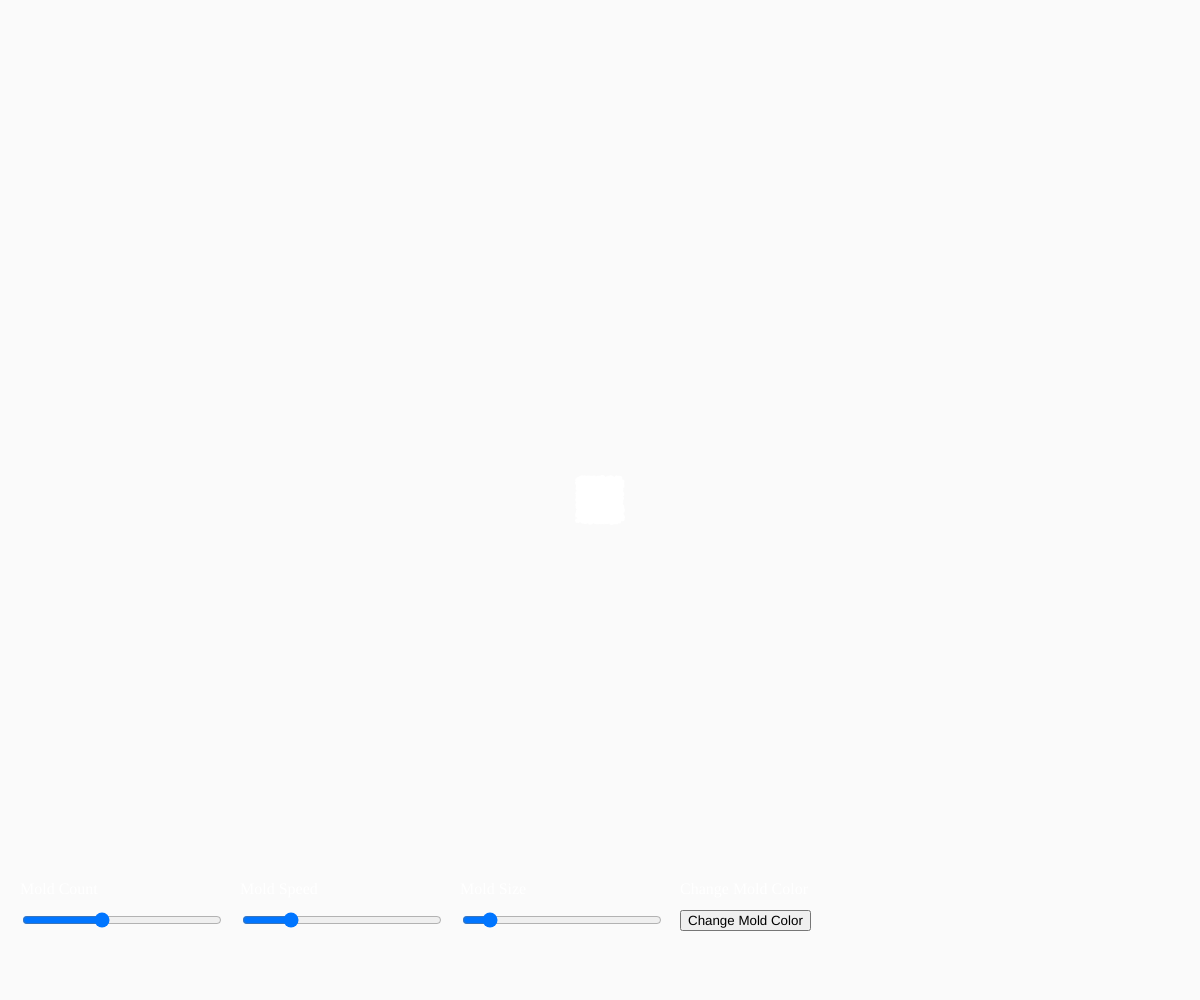
Frame 1 (no input)
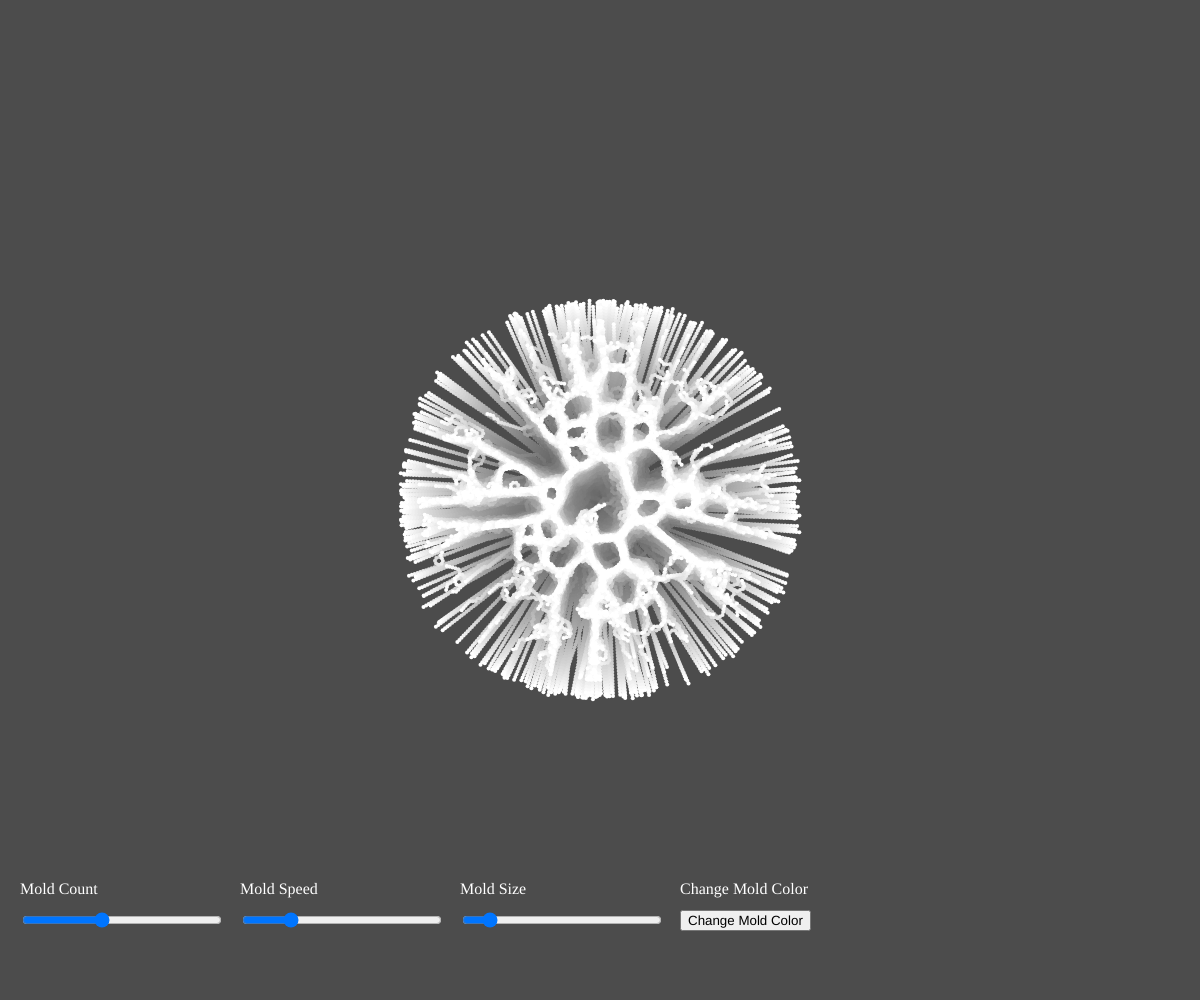
Frame 60 (no input)
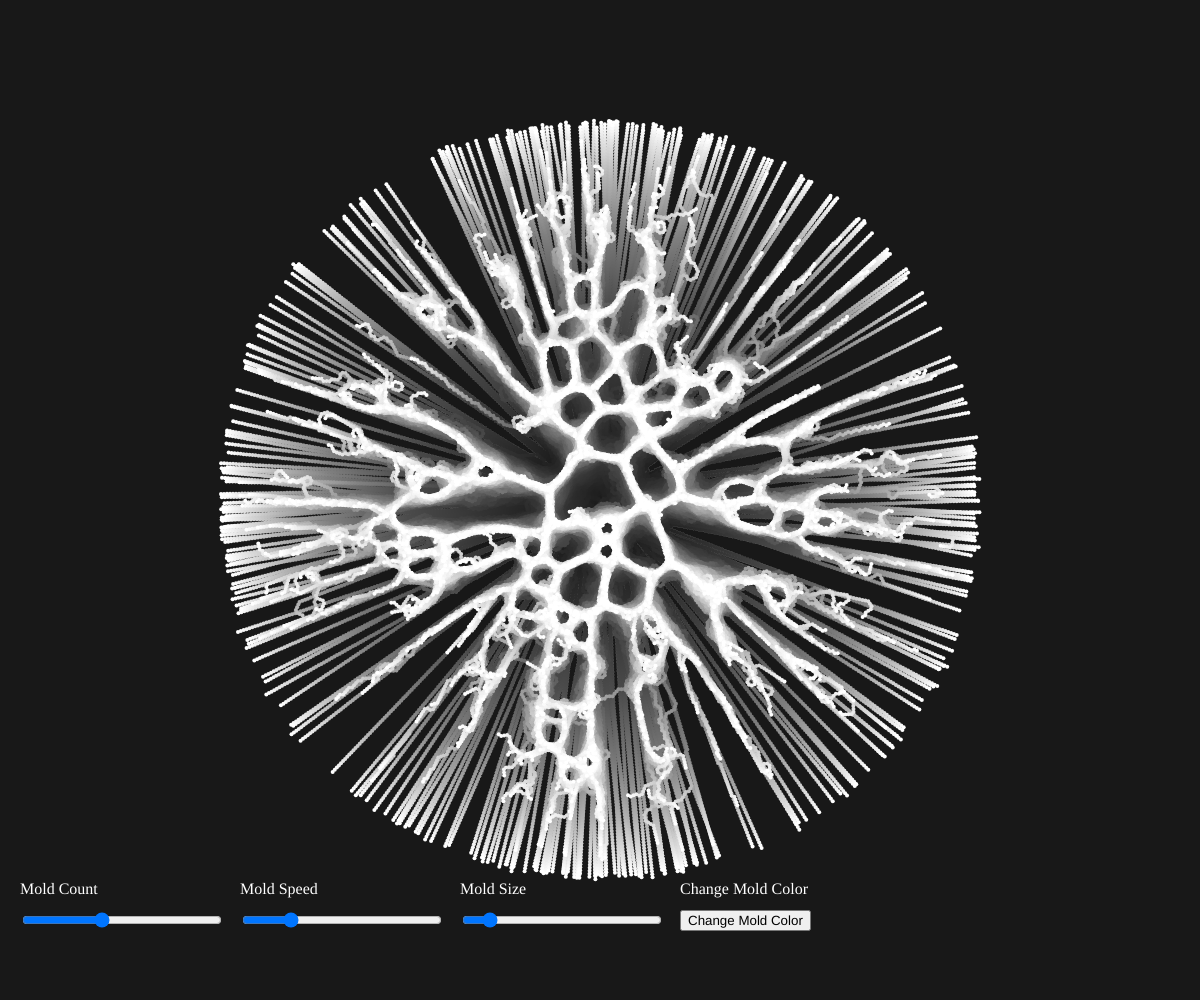
Frame 120 (the mouse pressed at the canvas centre since frame 60)

The p5.js sketch that drew these frames (run headless with seeded random() and noise() and a simulated clock; from frame 60 on, the mouse is pressed at the canvas centre):

// p5.js sketch
// ── sketch.js
let molds = []; 
let num = 4000;  // 初始变形菌的数量
let d; 
let speedSlider, numSlider, sizeSlider;
let colorButton;
let moldColor;

function setup() {
  createCanvas(windowWidth, windowHeight);
  angleMode(DEGREES);
  d = pixelDensity();
  
  // 初始化变形菌
  for (let i = 0; i < num; i++) {
    molds[i] = new Mold();
  }
  
  // 滑块：控制变形菌数量
  numSlider = createSlider(100, 10000, num, 100);
  numSlider.position(20, height - 90);
  numSlider.style('width', '200px');
  let numLabel = createDiv('Mold Count');
  numLabel.position(20, height - 120);
  numLabel.style('color', 'white');  // 设置标签字体颜色为白色
  
  // 滑块：控制变形菌的速度
  speedSlider = createSlider(1, 10, 3, 0.1);  // 设置速度范围与精度
  speedSlider.position(240, height - 90);
  speedSlider.style('width', '200px');
  let speedLabel = createDiv('Mold Speed');
  speedLabel.position(240, height - 120);
  speedLabel.style('color', 'white');  // 设置标签字体颜色为白色
  
  // 滑块：控制变形菌大小
  sizeSlider = createSlider(1, 10, 2, 1);
  sizeSlider.position(460, height - 90);
  sizeSlider.style('width', '200px');
  let sizeLabel = createDiv('Mold Size');
  sizeLabel.position(460, height - 120);
  sizeLabel.style('color', 'white');  // 设置标签字体颜色为白色
  
  // 按钮：控制变形菌颜色
  colorButton = createButton('Change Mold Color');
  colorButton.position(680, height - 90);
  colorButton.mousePressed(changeColor);
  
  let colorLabel = createDiv('Change Mold Color');
  colorLabel.position(680, height - 120);
  colorLabel.style('color', 'white');  // 设置按钮标签字体颜色为白色
  
  moldColor = color(255);  // 初始变形菌颜色为白色
  
  describe('This sketch simulates behaviors of slime molds. Each slime mold object has position (x and y), traveling direction (r and heading angle) and sensor (in 3 directions: front, left, and forward). As a slime mold moves through the trail, it leaves a trace and the trail map is updated. In each simulation step, a slime mold senses the trail map (the pixel color value) and decides which direction to move and rotate.', LABEL);
}

function draw() {
  background(0, 5);  // 每次刷新背景
  loadPixels();  // 更新像素数据
  
  // 根据滑块值动态调整变形菌的数量
  num = numSlider.value();
  
  // 根据滑块值动态调整变形菌的大小
  let size = sizeSlider.value();
  
  // 根据滑块值动态调整变形菌的速度
  let speed = speedSlider.value();
  
  // 更新和显示所有的变形菌
  for (let i = 0; i < num; i++) {
    if (i >= molds.length) {
      molds.push(new Mold());  // 添加新的变形菌
    }
    molds[i].r = size;  // 设置每个变形菌的大小
    molds[i].speed = speed;  // 设置每个变形菌的移动速度
    molds[i].update();
    molds[i].display();
  }
}

// 变形菌类
class Mold {
  constructor() {
    // 初始化变形菌的位置
    this.x = random(width / 2 - 20, width / 2 + 20);
    this.y = random(height / 2 - 20, height / 2 + 20);
    this.r = 0.5;
    this.speed = 3;  // 默认速度为 3
    
    this.heading = random(360);  // 初始朝向
    this.vx = cos(this.heading);
    this.vy = sin(this.heading);
    this.rotAngle = 45;  // 初始旋转角度
    
    // 传感器设置
    this.rSensorPos = createVector(0, 0);
    this.lSensorPos = createVector(0, 0);
    this.fSensorPos = createVector(0, 0);
    this.sensorAngle = 45;
    this.sensorDist = 10;
  }
  
  update() {
    this.vx = cos(this.heading);
    this.vy = sin(this.heading);
    
    // 使用滑块值来控制变形菌的速度，速度影响每一帧的移动距离
    this.x += this.vx * this.speed;
    this.y += this.vy * this.speed;
    
    // 使用 % 运算符来实现画布的环绕
    this.x = (this.x + width) % width;
    this.y = (this.y + height) % height;
    
    // 获取三个传感器的位置
    this.getSensorPos(this.rSensorPos, this.heading + this.sensorAngle);
    this.getSensorPos(this.lSensorPos, this.heading - this.sensorAngle);
    this.getSensorPos(this.fSensorPos, this.heading);
  
    // 获取传感器位置的像素值并进行比较
    let index, l, r, f;
    index = 4 * (d * floor(this.rSensorPos.y)) * (d * width) + 4 * (d * floor(this.rSensorPos.x));
    r = pixels[index];
    
    index = 4 * (d * floor(this.lSensorPos.y)) * (d * width) + 4 * (d * floor(this.lSensorPos.x));
    l = pixels[index];
    
    index = 4 * (d * floor(this.fSensorPos.y)) * (d * width) + 4 * (d * floor(this.fSensorPos.x));
    f = pixels[index];
    
    // 根据传感器数据来调整移动方向
    if (f > l && f > r) {
      this.heading += 0;  // 前方感应最强，保持当前方向
    } else if (f < l && f < r) {
      if (random(1) < 0.5) {
        this.heading += this.rotAngle;  // 向右旋转
      } else {
        this.heading -= this.rotAngle;  // 向左旋转
      }
    } else if (l > r) {
      this.heading += -this.rotAngle;  // 向左旋转
    } else if (r > l) {
      this.heading += this.rotAngle;  // 向右旋转
    }
  }
  
  display() {
    noStroke();
    fill(moldColor);  // 使用当前颜色填充变形菌
    ellipse(this.x, this.y, this.r * 2, this.r * 2);  // 绘制变形菌
  }
  
  getSensorPos(sensor, angle) {
    sensor.x = (this.x + this.sensorDist * cos(angle) + width) % width;
    sensor.y = (this.y + this.sensorDist * sin(angle) + height) % height;
  }
}

// 改变变形菌颜色
function changeColor() {
  moldColor = color(random(255), random(255), random(255));  // 随机生成一种颜色
}
